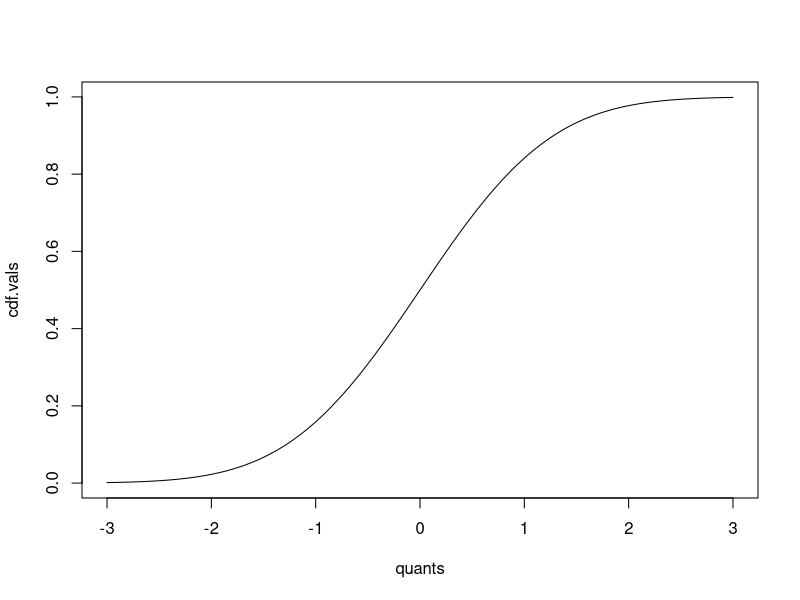
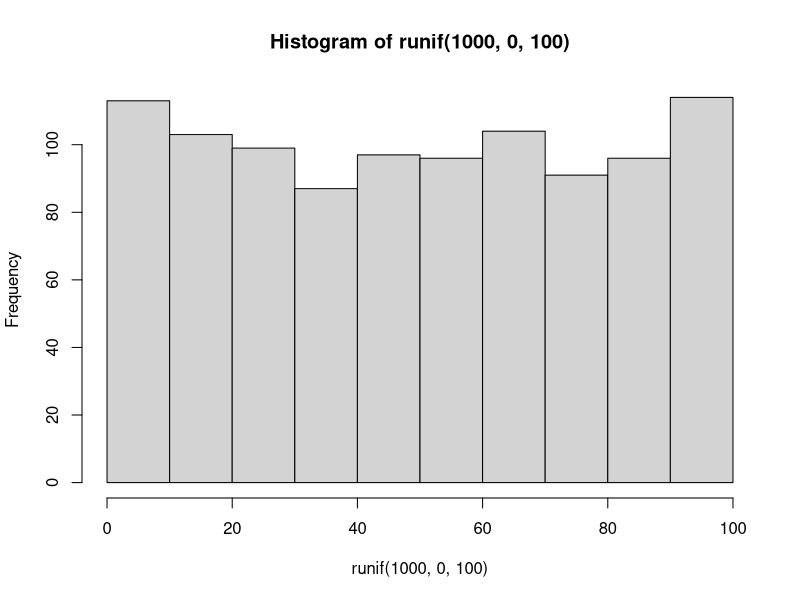
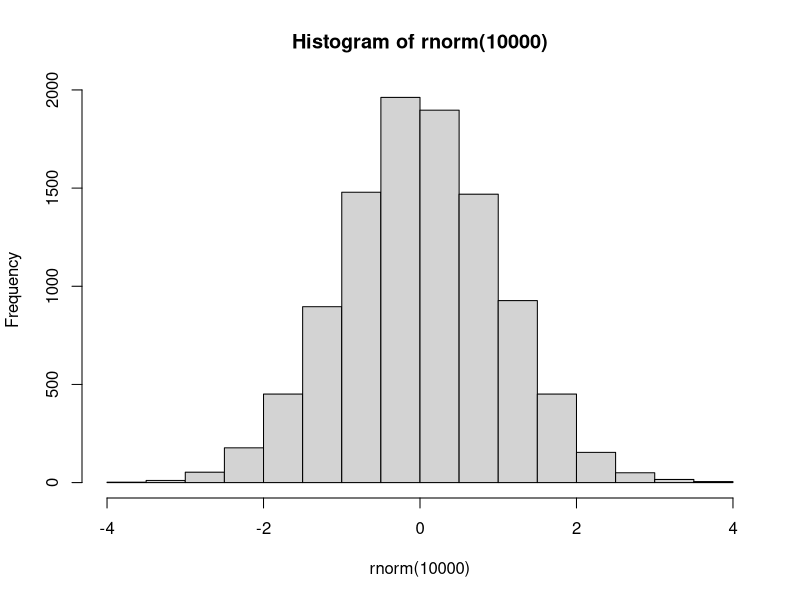

The R source for these figures, in order:
#PLotting CDF 

quants <- seq(-3,3, by=0.001)
cdf.vals <- pnorm(quants)
plot(quants, cdf.vals, type ='l')

#Calculating the PDF for a unified distribution

dunif(10,0,100)
# OUTPUT [1] 0.01

#Make a histogram of aunified distribution with random values
hist(runif(1000,0,100))
#Lets see what the probabiity of us getting a value between 0-20 with a unified distribution

#WAYS OF INVESTIGATING CDF
punif(20,0,100) #here, we give it a place on the x axis and ask for what proability that would be associated with
#OUTPUT [1] 0.2 #So 20 percent.

qunif(0.2,0,100) #This is the inverse of punif. This give it a probability and ask it to tell us what value on the x axis this probabilty corresponds to


###TASK $#####
#What is the probability of getting a uniform number value of 35 or larger on a
#distribution that extends from -50 to 50? Also, use an ifelse statement to
#count up how many, out of 1000, random numbers you get thtat are greater than
#35 for this distribution. Are these two numbers consistent.
set.seed(10)
unif.vec <- runif(1000,-50,50)
prob.35 <- punif(35,-50,50)
prob.grt.equ.35 <- (1-prob.35)
prob.grt.equ.35
sum(ifelse(unif.vec >=35,1,0))
#OUTPUT [1] 0.15
#[1] 163 #You would expect 150 based on your percentage, so 1000 random numbes is getting pretty close


#HOW MERCER DID THE TASK
1-punif(35,-50,50)
#OUTPUT [1] 0.15
#what if you want to find the percentage that lies between -40 and 35?
punif(35,-50,50)-punif(-40,-50,50)
#OUTPUT [1] 0.75

#NORMAL DISTRIBUTIONS
pnorm(3)-pnorm(-3) #Determining what probability of the normal distribution falls within 3 standard deviations
#OUTPUT [1] 0.9973002
pnorm(2)-pnorm(-2) #What probability of the normal distribution of data falls within 2 standard deviations
#OUTPUT  [1] 0.9544997  #This is where the 95% rule comes


#To generate random standard numbers in a normal distriution 
hist(rnorm(10000))

#To figure out the percentage without having to calculate the standardized Z score by hand 
pnorm(2,5,2) #So we want to find the percentage of <=2 if we have a mean of 5 and a standard deviation of 2
# OUTPUT [1] 0.0668072

1-pnorm(2,5,2) #if we want to find the percentage of values that lie >=2
#OUTPUT [1] 0.9331928

###TASK 5###
#Assume we have collected 50 pressure values that are followin a normal
#ditribution. THeir average is 998 mb, and their variance is 16 mb. One day
#after collecting these 50 values, we observd a low value of 975 mb. What is the
#probbility of this value or lower occuring?
pnorm(975,998,4) #So the chance of getting a low value of <=975 mb when the mean is 998 mb and the variance is 16 mb, so standard deviation is sqrt 16 mb or 4 mb
#OUTPUT [1] 4.462172e-09

#ANother way that this could be done is to first calcuate the z score
z.score <- (975-998)/4
z.score
#OUTPUT  [1] -5.75
pnorm (z.score)
#OUTPUT [1] 4.462172e-09
